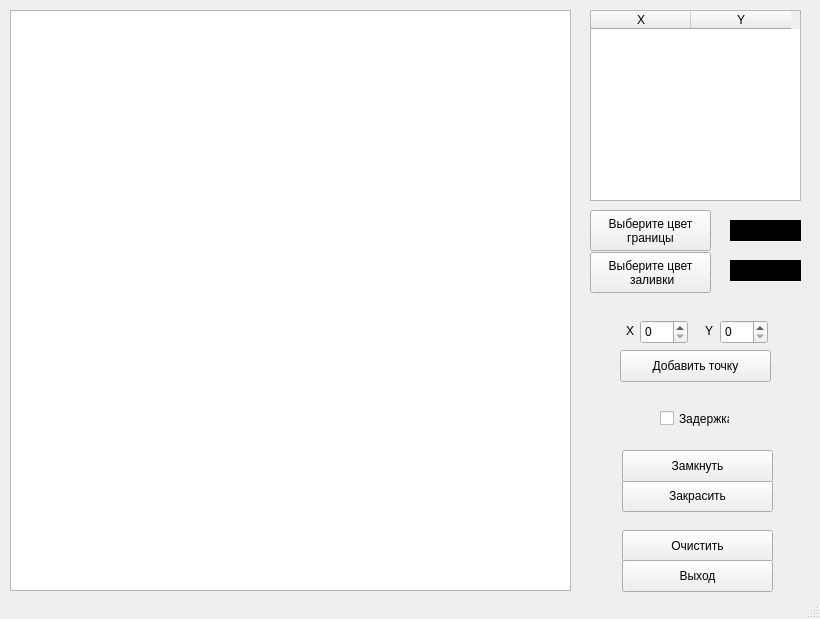
<?xml version="1.0" encoding="UTF-8"?>
<ui version="4.0">
 <class>MainWindow</class>
 <widget class="QMainWindow" name="MainWindow">
  <property name="enabled">
   <bool>true</bool>
  </property>
  <property name="geometry">
   <rect>
    <x>0</x>
    <y>0</y>
    <width>820</width>
    <height>619</height>
   </rect>
  </property>
  <property name="sizePolicy">
   <sizepolicy hsizetype="Preferred" vsizetype="Preferred">
    <horstretch>0</horstretch>
    <verstretch>0</verstretch>
   </sizepolicy>
  </property>
  <property name="minimumSize">
   <size>
    <width>820</width>
    <height>619</height>
   </size>
  </property>
  <property name="maximumSize">
   <size>
    <width>820</width>
    <height>619</height>
   </size>
  </property>
  <property name="windowTitle">
   <string>MainWindow</string>
  </property>
  <widget class="QWidget" name="centralwidget">
   <widget class="QGraphicsView" name="view">
    <property name="geometry">
     <rect>
      <x>10</x>
      <y>10</y>
      <width>561</width>
      <height>581</height>
     </rect>
    </property>
   </widget>
   <widget class="QLabel" name="label">
    <property name="geometry">
     <rect>
      <x>626</x>
      <y>323</y>
      <width>16</width>
      <height>16</height>
     </rect>
    </property>
    <property name="text">
     <string>X</string>
    </property>
   </widget>
   <widget class="QTableWidget" name="table">
    <property name="geometry">
     <rect>
      <x>590</x>
      <y>10</y>
      <width>211</width>
      <height>191</height>
     </rect>
    </property>
    <column>
     <property name="text">
      <string>X</string>
     </property>
    </column>
    <column>
     <property name="text">
      <string>Y</string>
     </property>
    </column>
   </widget>
   <widget class="QPushButton" name="erase">
    <property name="geometry">
     <rect>
      <x>622</x>
      <y>530</y>
      <width>151</width>
      <height>32</height>
     </rect>
    </property>
    <property name="text">
     <string>Очистить</string>
    </property>
   </widget>
   <widget class="QLabel" name="label_2">
    <property name="geometry">
     <rect>
      <x>705</x>
      <y>323</y>
      <width>16</width>
      <height>16</height>
     </rect>
    </property>
    <property name="text">
     <string>Y</string>
    </property>
   </widget>
   <widget class="QSpinBox" name="y">
    <property name="geometry">
     <rect>
      <x>720</x>
      <y>320</y>
      <width>48</width>
      <height>24</height>
     </rect>
    </property>
    <property name="minimum">
     <number>0</number>
    </property>
    <property name="maximum">
     <number>581</number>
    </property>
   </widget>
   <widget class="QPushButton" name="addpoint">
    <property name="geometry">
     <rect>
      <x>620</x>
      <y>350</y>
      <width>151</width>
      <height>32</height>
     </rect>
    </property>
    <property name="text">
     <string>Добавить точку</string>
    </property>
   </widget>
   <widget class="QSpinBox" name="x">
    <property name="geometry">
     <rect>
      <x>640</x>
      <y>320</y>
      <width>48</width>
      <height>24</height>
     </rect>
    </property>
    <property name="minimum">
     <number>0</number>
    </property>
    <property name="maximum">
     <number>561</number>
    </property>
   </widget>
   <widget class="QPushButton" name="paint">
    <property name="geometry">
     <rect>
      <x>622</x>
      <y>480</y>
      <width>151</width>
      <height>32</height>
     </rect>
    </property>
    <property name="text">
     <string>Закрасить</string>
    </property>
   </widget>
   <widget class="QPushButton" name="lock">
    <property name="geometry">
     <rect>
      <x>622</x>
      <y>450</y>
      <width>151</width>
      <height>32</height>
     </rect>
    </property>
    <property name="text">
     <string>Замкнуть</string>
    </property>
   </widget>
   <widget class="QGraphicsView" name="cnv_line_color">
    <property name="geometry">
     <rect>
      <x>730</x>
      <y>220</y>
      <width>71</width>
      <height>21</height>
     </rect>
    </property>
    <property name="palette">
     <palette>
      <active>
       <colorrole role="WindowText">
        <brush brushstyle="SolidPattern">
         <color alpha="255">
          <red>255</red>
          <green>255</green>
          <blue>255</blue>
         </color>
        </brush>
       </colorrole>
       <colorrole role="Button">
        <brush brushstyle="SolidPattern">
         <color alpha="255">
          <red>0</red>
          <green>0</green>
          <blue>0</blue>
         </color>
        </brush>
       </colorrole>
       <colorrole role="Light">
        <brush brushstyle="SolidPattern">
         <color alpha="255">
          <red>0</red>
          <green>0</green>
          <blue>0</blue>
         </color>
        </brush>
       </colorrole>
       <colorrole role="Midlight">
        <brush brushstyle="SolidPattern">
         <color alpha="255">
          <red>0</red>
          <green>0</green>
          <blue>0</blue>
         </color>
        </brush>
       </colorrole>
       <colorrole role="Dark">
        <brush brushstyle="SolidPattern">
         <color alpha="255">
          <red>0</red>
          <green>0</green>
          <blue>0</blue>
         </color>
        </brush>
       </colorrole>
       <colorrole role="Mid">
        <brush brushstyle="SolidPattern">
         <color alpha="255">
          <red>0</red>
          <green>0</green>
          <blue>0</blue>
         </color>
        </brush>
       </colorrole>
       <colorrole role="Text">
        <brush brushstyle="SolidPattern">
         <color alpha="255">
          <red>255</red>
          <green>255</green>
          <blue>255</blue>
         </color>
        </brush>
       </colorrole>
       <colorrole role="BrightText">
        <brush brushstyle="SolidPattern">
         <color alpha="255">
          <red>255</red>
          <green>255</green>
          <blue>255</blue>
         </color>
        </brush>
       </colorrole>
       <colorrole role="ButtonText">
        <brush brushstyle="SolidPattern">
         <color alpha="255">
          <red>255</red>
          <green>255</green>
          <blue>255</blue>
         </color>
        </brush>
       </colorrole>
       <colorrole role="Base">
        <brush brushstyle="SolidPattern">
         <color alpha="255">
          <red>0</red>
          <green>0</green>
          <blue>0</blue>
         </color>
        </brush>
       </colorrole>
       <colorrole role="Window">
        <brush brushstyle="SolidPattern">
         <color alpha="255">
          <red>0</red>
          <green>0</green>
          <blue>0</blue>
         </color>
        </brush>
       </colorrole>
       <colorrole role="Shadow">
        <brush brushstyle="SolidPattern">
         <color alpha="255">
          <red>0</red>
          <green>0</green>
          <blue>0</blue>
         </color>
        </brush>
       </colorrole>
       <colorrole role="AlternateBase">
        <brush brushstyle="SolidPattern">
         <color alpha="255">
          <red>0</red>
          <green>0</green>
          <blue>0</blue>
         </color>
        </brush>
       </colorrole>
       <colorrole role="ToolTipBase">
        <brush brushstyle="SolidPattern">
         <color alpha="255">
          <red>255</red>
          <green>255</green>
          <blue>220</blue>
         </color>
        </brush>
       </colorrole>
       <colorrole role="ToolTipText">
        <brush brushstyle="SolidPattern">
         <color alpha="255">
          <red>0</red>
          <green>0</green>
          <blue>0</blue>
         </color>
        </brush>
       </colorrole>
      </active>
      <inactive>
       <colorrole role="WindowText">
        <brush brushstyle="SolidPattern">
         <color alpha="255">
          <red>255</red>
          <green>255</green>
          <blue>255</blue>
         </color>
        </brush>
       </colorrole>
       <colorrole role="Button">
        <brush brushstyle="SolidPattern">
         <color alpha="255">
          <red>0</red>
          <green>0</green>
          <blue>0</blue>
         </color>
        </brush>
       </colorrole>
       <colorrole role="Light">
        <brush brushstyle="SolidPattern">
         <color alpha="255">
          <red>0</red>
          <green>0</green>
          <blue>0</blue>
         </color>
        </brush>
       </colorrole>
       <colorrole role="Midlight">
        <brush brushstyle="SolidPattern">
         <color alpha="255">
          <red>0</red>
          <green>0</green>
          <blue>0</blue>
         </color>
        </brush>
       </colorrole>
       <colorrole role="Dark">
        <brush brushstyle="SolidPattern">
         <color alpha="255">
          <red>0</red>
          <green>0</green>
          <blue>0</blue>
         </color>
        </brush>
       </colorrole>
       <colorrole role="Mid">
        <brush brushstyle="SolidPattern">
         <color alpha="255">
          <red>0</red>
          <green>0</green>
          <blue>0</blue>
         </color>
        </brush>
       </colorrole>
       <colorrole role="Text">
        <brush brushstyle="SolidPattern">
         <color alpha="255">
          <red>255</red>
          <green>255</green>
          <blue>255</blue>
         </color>
        </brush>
       </colorrole>
       <colorrole role="BrightText">
        <brush brushstyle="SolidPattern">
         <color alpha="255">
          <red>255</red>
          <green>255</green>
          <blue>255</blue>
         </color>
        </brush>
       </colorrole>
       <colorrole role="ButtonText">
        <brush brushstyle="SolidPattern">
         <color alpha="255">
          <red>255</red>
          <green>255</green>
          <blue>255</blue>
         </color>
        </brush>
       </colorrole>
       <colorrole role="Base">
        <brush brushstyle="SolidPattern">
         <color alpha="255">
          <red>0</red>
          <green>0</green>
          <blue>0</blue>
         </color>
        </brush>
       </colorrole>
       <colorrole role="Window">
        <brush brushstyle="SolidPattern">
         <color alpha="255">
          <red>0</red>
          <green>0</green>
          <blue>0</blue>
         </color>
        </brush>
       </colorrole>
       <colorrole role="Shadow">
        <brush brushstyle="SolidPattern">
         <color alpha="255">
          <red>0</red>
          <green>0</green>
          <blue>0</blue>
         </color>
        </brush>
       </colorrole>
       <colorrole role="AlternateBase">
        <brush brushstyle="SolidPattern">
         <color alpha="255">
          <red>0</red>
          <green>0</green>
          <blue>0</blue>
         </color>
        </brush>
       </colorrole>
       <colorrole role="ToolTipBase">
        <brush brushstyle="SolidPattern">
         <color alpha="255">
          <red>255</red>
          <green>255</green>
          <blue>220</blue>
         </color>
        </brush>
       </colorrole>
       <colorrole role="ToolTipText">
        <brush brushstyle="SolidPattern">
         <color alpha="255">
          <red>0</red>
          <green>0</green>
          <blue>0</blue>
         </color>
        </brush>
       </colorrole>
      </inactive>
      <disabled>
       <colorrole role="WindowText">
        <brush brushstyle="SolidPattern">
         <color alpha="255">
          <red>0</red>
          <green>0</green>
          <blue>0</blue>
         </color>
        </brush>
       </colorrole>
       <colorrole role="Button">
        <brush brushstyle="SolidPattern">
         <color alpha="255">
          <red>0</red>
          <green>0</green>
          <blue>0</blue>
         </color>
        </brush>
       </colorrole>
       <colorrole role="Light">
        <brush brushstyle="SolidPattern">
         <color alpha="255">
          <red>0</red>
          <green>0</green>
          <blue>0</blue>
         </color>
        </brush>
       </colorrole>
       <colorrole role="Midlight">
        <brush brushstyle="SolidPattern">
         <color alpha="255">
          <red>0</red>
          <green>0</green>
          <blue>0</blue>
         </color>
        </brush>
       </colorrole>
       <colorrole role="Dark">
        <brush brushstyle="SolidPattern">
         <color alpha="255">
          <red>0</red>
          <green>0</green>
          <blue>0</blue>
         </color>
        </brush>
       </colorrole>
       <colorrole role="Mid">
        <brush brushstyle="SolidPattern">
         <color alpha="255">
          <red>0</red>
          <green>0</green>
          <blue>0</blue>
         </color>
        </brush>
       </colorrole>
       <colorrole role="Text">
        <brush brushstyle="SolidPattern">
         <color alpha="255">
          <red>0</red>
          <green>0</green>
          <blue>0</blue>
         </color>
        </brush>
       </colorrole>
       <colorrole role="BrightText">
        <brush brushstyle="SolidPattern">
         <color alpha="255">
          <red>255</red>
          <green>255</green>
          <blue>255</blue>
         </color>
        </brush>
       </colorrole>
       <colorrole role="ButtonText">
        <brush brushstyle="SolidPattern">
         <color alpha="255">
          <red>0</red>
          <green>0</green>
          <blue>0</blue>
         </color>
        </brush>
       </colorrole>
       <colorrole role="Base">
        <brush brushstyle="SolidPattern">
         <color alpha="255">
          <red>0</red>
          <green>0</green>
          <blue>0</blue>
         </color>
        </brush>
       </colorrole>
       <colorrole role="Window">
        <brush brushstyle="SolidPattern">
         <color alpha="255">
          <red>0</red>
          <green>0</green>
          <blue>0</blue>
         </color>
        </brush>
       </colorrole>
       <colorrole role="Shadow">
        <brush brushstyle="SolidPattern">
         <color alpha="255">
          <red>0</red>
          <green>0</green>
          <blue>0</blue>
         </color>
        </brush>
       </colorrole>
       <colorrole role="AlternateBase">
        <brush brushstyle="SolidPattern">
         <color alpha="255">
          <red>0</red>
          <green>0</green>
          <blue>0</blue>
         </color>
        </brush>
       </colorrole>
       <colorrole role="ToolTipBase">
        <brush brushstyle="SolidPattern">
         <color alpha="255">
          <red>255</red>
          <green>255</green>
          <blue>220</blue>
         </color>
        </brush>
       </colorrole>
       <colorrole role="ToolTipText">
        <brush brushstyle="SolidPattern">
         <color alpha="255">
          <red>0</red>
          <green>0</green>
          <blue>0</blue>
         </color>
        </brush>
       </colorrole>
      </disabled>
     </palette>
    </property>
   </widget>
   <widget class="QGraphicsView" name="cnv_bg_color">
    <property name="geometry">
     <rect>
      <x>730</x>
      <y>260</y>
      <width>71</width>
      <height>21</height>
     </rect>
    </property>
    <property name="palette">
     <palette>
      <active>
       <colorrole role="WindowText">
        <brush brushstyle="SolidPattern">
         <color alpha="255">
          <red>255</red>
          <green>255</green>
          <blue>255</blue>
         </color>
        </brush>
       </colorrole>
       <colorrole role="Button">
        <brush brushstyle="SolidPattern">
         <color alpha="255">
          <red>0</red>
          <green>0</green>
          <blue>0</blue>
         </color>
        </brush>
       </colorrole>
       <colorrole role="Light">
        <brush brushstyle="SolidPattern">
         <color alpha="255">
          <red>0</red>
          <green>0</green>
          <blue>0</blue>
         </color>
        </brush>
       </colorrole>
       <colorrole role="Midlight">
        <brush brushstyle="SolidPattern">
         <color alpha="255">
          <red>0</red>
          <green>0</green>
          <blue>0</blue>
         </color>
        </brush>
       </colorrole>
       <colorrole role="Dark">
        <brush brushstyle="SolidPattern">
         <color alpha="255">
          <red>0</red>
          <green>0</green>
          <blue>0</blue>
         </color>
        </brush>
       </colorrole>
       <colorrole role="Mid">
        <brush brushstyle="SolidPattern">
         <color alpha="255">
          <red>0</red>
          <green>0</green>
          <blue>0</blue>
         </color>
        </brush>
       </colorrole>
       <colorrole role="Text">
        <brush brushstyle="SolidPattern">
         <color alpha="255">
          <red>255</red>
          <green>255</green>
          <blue>255</blue>
         </color>
        </brush>
       </colorrole>
       <colorrole role="BrightText">
        <brush brushstyle="SolidPattern">
         <color alpha="255">
          <red>255</red>
          <green>255</green>
          <blue>255</blue>
         </color>
        </brush>
       </colorrole>
       <colorrole role="ButtonText">
        <brush brushstyle="SolidPattern">
         <color alpha="255">
          <red>255</red>
          <green>255</green>
          <blue>255</blue>
         </color>
        </brush>
       </colorrole>
       <colorrole role="Base">
        <brush brushstyle="SolidPattern">
         <color alpha="255">
          <red>0</red>
          <green>0</green>
          <blue>0</blue>
         </color>
        </brush>
       </colorrole>
       <colorrole role="Window">
        <brush brushstyle="SolidPattern">
         <color alpha="255">
          <red>0</red>
          <green>0</green>
          <blue>0</blue>
         </color>
        </brush>
       </colorrole>
       <colorrole role="Shadow">
        <brush brushstyle="SolidPattern">
         <color alpha="255">
          <red>0</red>
          <green>0</green>
          <blue>0</blue>
         </color>
        </brush>
       </colorrole>
       <colorrole role="AlternateBase">
        <brush brushstyle="SolidPattern">
         <color alpha="255">
          <red>0</red>
          <green>0</green>
          <blue>0</blue>
         </color>
        </brush>
       </colorrole>
       <colorrole role="ToolTipBase">
        <brush brushstyle="SolidPattern">
         <color alpha="255">
          <red>255</red>
          <green>255</green>
          <blue>220</blue>
         </color>
        </brush>
       </colorrole>
       <colorrole role="ToolTipText">
        <brush brushstyle="SolidPattern">
         <color alpha="255">
          <red>0</red>
          <green>0</green>
          <blue>0</blue>
         </color>
        </brush>
       </colorrole>
      </active>
      <inactive>
       <colorrole role="WindowText">
        <brush brushstyle="SolidPattern">
         <color alpha="255">
          <red>255</red>
          <green>255</green>
          <blue>255</blue>
         </color>
        </brush>
       </colorrole>
       <colorrole role="Button">
        <brush brushstyle="SolidPattern">
         <color alpha="255">
          <red>0</red>
          <green>0</green>
          <blue>0</blue>
         </color>
        </brush>
       </colorrole>
       <colorrole role="Light">
        <brush brushstyle="SolidPattern">
         <color alpha="255">
          <red>0</red>
          <green>0</green>
          <blue>0</blue>
         </color>
        </brush>
       </colorrole>
       <colorrole role="Midlight">
        <brush brushstyle="SolidPattern">
         <color alpha="255">
          <red>0</red>
          <green>0</green>
          <blue>0</blue>
         </color>
        </brush>
       </colorrole>
       <colorrole role="Dark">
        <brush brushstyle="SolidPattern">
         <color alpha="255">
          <red>0</red>
          <green>0</green>
          <blue>0</blue>
         </color>
        </brush>
       </colorrole>
       <colorrole role="Mid">
        <brush brushstyle="SolidPattern">
         <color alpha="255">
          <red>0</red>
          <green>0</green>
          <blue>0</blue>
         </color>
        </brush>
       </colorrole>
       <colorrole role="Text">
        <brush brushstyle="SolidPattern">
         <color alpha="255">
          <red>255</red>
          <green>255</green>
          <blue>255</blue>
         </color>
        </brush>
       </colorrole>
       <colorrole role="BrightText">
        <brush brushstyle="SolidPattern">
         <color alpha="255">
          <red>255</red>
          <green>255</green>
          <blue>255</blue>
         </color>
        </brush>
       </colorrole>
       <colorrole role="ButtonText">
        <brush brushstyle="SolidPattern">
         <color alpha="255">
          <red>255</red>
          <green>255</green>
          <blue>255</blue>
         </color>
        </brush>
       </colorrole>
       <colorrole role="Base">
        <brush brushstyle="SolidPattern">
         <color alpha="255">
          <red>0</red>
          <green>0</green>
          <blue>0</blue>
         </color>
        </brush>
       </colorrole>
       <colorrole role="Window">
        <brush brushstyle="SolidPattern">
         <color alpha="255">
          <red>0</red>
          <green>0</green>
          <blue>0</blue>
         </color>
        </brush>
       </colorrole>
       <colorrole role="Shadow">
        <brush brushstyle="SolidPattern">
         <color alpha="255">
          <red>0</red>
          <green>0</green>
          <blue>0</blue>
         </color>
        </brush>
       </colorrole>
       <colorrole role="AlternateBase">
        <brush brushstyle="SolidPattern">
         <color alpha="255">
          <red>0</red>
          <green>0</green>
          <blue>0</blue>
         </color>
        </brush>
       </colorrole>
       <colorrole role="ToolTipBase">
        <brush brushstyle="SolidPattern">
         <color alpha="255">
          <red>255</red>
          <green>255</green>
          <blue>220</blue>
         </color>
        </brush>
       </colorrole>
       <colorrole role="ToolTipText">
        <brush brushstyle="SolidPattern">
         <color alpha="255">
          <red>0</red>
          <green>0</green>
          <blue>0</blue>
         </color>
        </brush>
       </colorrole>
      </inactive>
      <disabled>
       <colorrole role="WindowText">
        <brush brushstyle="SolidPattern">
         <color alpha="255">
          <red>0</red>
          <green>0</green>
          <blue>0</blue>
         </color>
        </brush>
       </colorrole>
       <colorrole role="Button">
        <brush brushstyle="SolidPattern">
         <color alpha="255">
          <red>0</red>
          <green>0</green>
          <blue>0</blue>
         </color>
        </brush>
       </colorrole>
       <colorrole role="Light">
        <brush brushstyle="SolidPattern">
         <color alpha="255">
          <red>0</red>
          <green>0</green>
          <blue>0</blue>
         </color>
        </brush>
       </colorrole>
       <colorrole role="Midlight">
        <brush brushstyle="SolidPattern">
         <color alpha="255">
          <red>0</red>
          <green>0</green>
          <blue>0</blue>
         </color>
        </brush>
       </colorrole>
       <colorrole role="Dark">
        <brush brushstyle="SolidPattern">
         <color alpha="255">
          <red>0</red>
          <green>0</green>
          <blue>0</blue>
         </color>
        </brush>
       </colorrole>
       <colorrole role="Mid">
        <brush brushstyle="SolidPattern">
         <color alpha="255">
          <red>0</red>
          <green>0</green>
          <blue>0</blue>
         </color>
        </brush>
       </colorrole>
       <colorrole role="Text">
        <brush brushstyle="SolidPattern">
         <color alpha="255">
          <red>0</red>
          <green>0</green>
          <blue>0</blue>
         </color>
        </brush>
       </colorrole>
       <colorrole role="BrightText">
        <brush brushstyle="SolidPattern">
         <color alpha="255">
          <red>255</red>
          <green>255</green>
          <blue>255</blue>
         </color>
        </brush>
       </colorrole>
       <colorrole role="ButtonText">
        <brush brushstyle="SolidPattern">
         <color alpha="255">
          <red>0</red>
          <green>0</green>
          <blue>0</blue>
         </color>
        </brush>
       </colorrole>
       <colorrole role="Base">
        <brush brushstyle="SolidPattern">
         <color alpha="255">
          <red>0</red>
          <green>0</green>
          <blue>0</blue>
         </color>
        </brush>
       </colorrole>
       <colorrole role="Window">
        <brush brushstyle="SolidPattern">
         <color alpha="255">
          <red>0</red>
          <green>0</green>
          <blue>0</blue>
         </color>
        </brush>
       </colorrole>
       <colorrole role="Shadow">
        <brush brushstyle="SolidPattern">
         <color alpha="255">
          <red>0</red>
          <green>0</green>
          <blue>0</blue>
         </color>
        </brush>
       </colorrole>
       <colorrole role="AlternateBase">
        <brush brushstyle="SolidPattern">
         <color alpha="255">
          <red>0</red>
          <green>0</green>
          <blue>0</blue>
         </color>
        </brush>
       </colorrole>
       <colorrole role="ToolTipBase">
        <brush brushstyle="SolidPattern">
         <color alpha="255">
          <red>255</red>
          <green>255</green>
          <blue>220</blue>
         </color>
        </brush>
       </colorrole>
       <colorrole role="ToolTipText">
        <brush brushstyle="SolidPattern">
         <color alpha="255">
          <red>0</red>
          <green>0</green>
          <blue>0</blue>
         </color>
        </brush>
       </colorrole>
      </disabled>
     </palette>
    </property>
    <property name="autoFillBackground">
     <bool>false</bool>
    </property>
   </widget>
   <widget class="QPushButton" name="exit">
    <property name="geometry">
     <rect>
      <x>622</x>
      <y>560</y>
      <width>151</width>
      <height>32</height>
     </rect>
    </property>
    <property name="text">
     <string>Выход</string>
    </property>
   </widget>
   <widget class="QPushButton" name="btn_line_color">
    <property name="geometry">
     <rect>
      <x>590</x>
      <y>210</y>
      <width>121</width>
      <height>41</height>
     </rect>
    </property>
    <property name="text">
     <string>Выберите цвет
границы</string>
    </property>
   </widget>
   <widget class="QPushButton" name="btn_bg_color">
    <property name="geometry">
     <rect>
      <x>590</x>
      <y>252</y>
      <width>121</width>
      <height>41</height>
     </rect>
    </property>
    <property name="text">
     <string>Выберите цвет
 заливки</string>
    </property>
   </widget>
   <widget class="QCheckBox" name="delay_time_ent">
    <property name="geometry">
     <rect>
      <x>660</x>
      <y>410</y>
      <width>70</width>
      <height>17</height>
     </rect>
    </property>
    <property name="text">
     <string>Задержка</string>
    </property>
   </widget>
  </widget>
  <widget class="QStatusBar" name="statusbar"/>
 </widget>
 <resources/>
 <connections/>
</ui>
